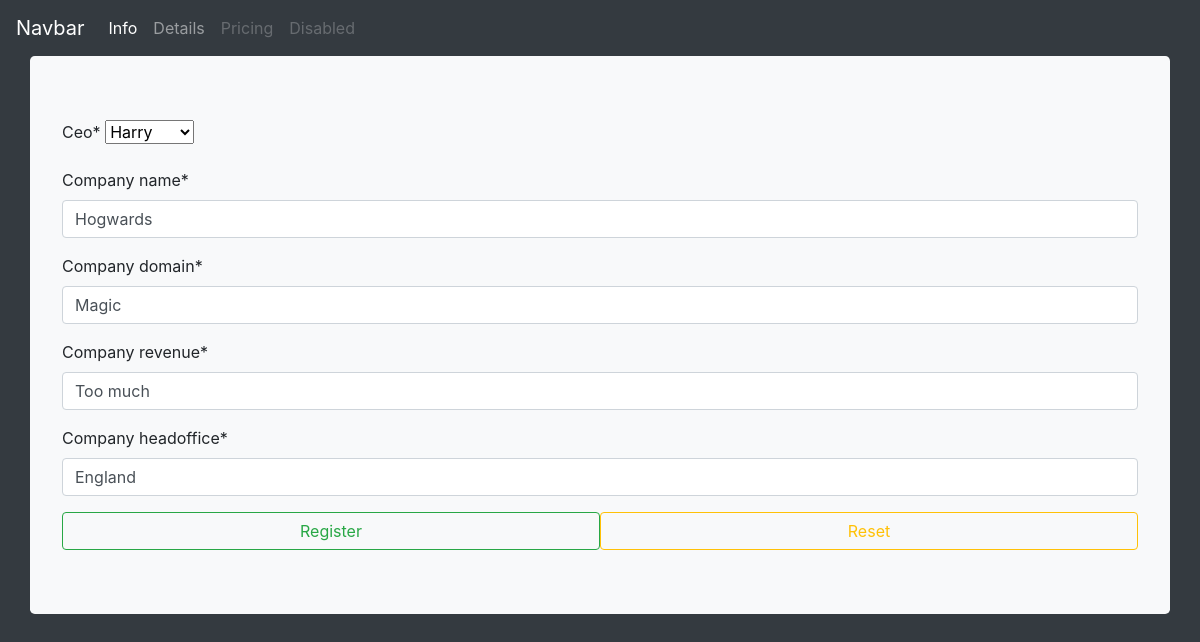
Screenshot of /company_update/2/ with the database file from the repository.
### company/models.py (models this page shows)
class Company(models.Model):
    ceo = models.OneToOneField(Ceo, on_delete=models.CASCADE)
    company_name = models.CharField(max_length=50)
    company_domain = models.CharField(max_length=50)
    company_revenue = models.CharField(max_length=50)
    company_headoffice = models.CharField(max_length=50)

### company/views.py (the view)
# urls.py: path('company_update/<int:pk>/', views.company_update_view, name='company_update'),
def company_update_view(request, pk):
    data = Company.objects.get(id=pk)
    form = CompanyForm(instance=data)
    if request.method == 'POST':
        form = CompanyForm(request.POST, instance=data)
        if form.is_valid():
            form.save()
        return redirect('show')
    template_name = 'company/company.html'
    context = {'form' : form}
    return render(request, template_name, context)

### company/forms.py
class CompanyForm(forms.ModelForm):
    class Meta:
        model = Company
        fields = '__all__'
        labals = {
            'company_name' : 'Company Name',
            'company_domain' : 'Company Domain',
            'company_revenue' : 'Company Revenue',
            'company_headoffice' : 'Company Headoffice'
        }

### company/models.py (called while the page is built)
    def __str__(self):
        return f'{self.full_name}'

### templates/company/company.html (shortened to what this page needs)
{% extends 'layout.html' %}
{% load crispy_forms_tags %}
{% block content %}
    <div class="jumbotron container bg-light">
        <form method="post">
            {{form|crispy}}
            <input type="submit" value="Register" class="btn btn-outline-success col-6">
            <input type="reset" value="Reset" class="btn btn-outline-warning col-6 float-right">
        </form>
    </div>
{% endblock %}

### rows the page displays
Company: ceo "Harry", company_name "Hogwards", company_domain "Magic", company_revenue "Too much", company_headoffice "England"
